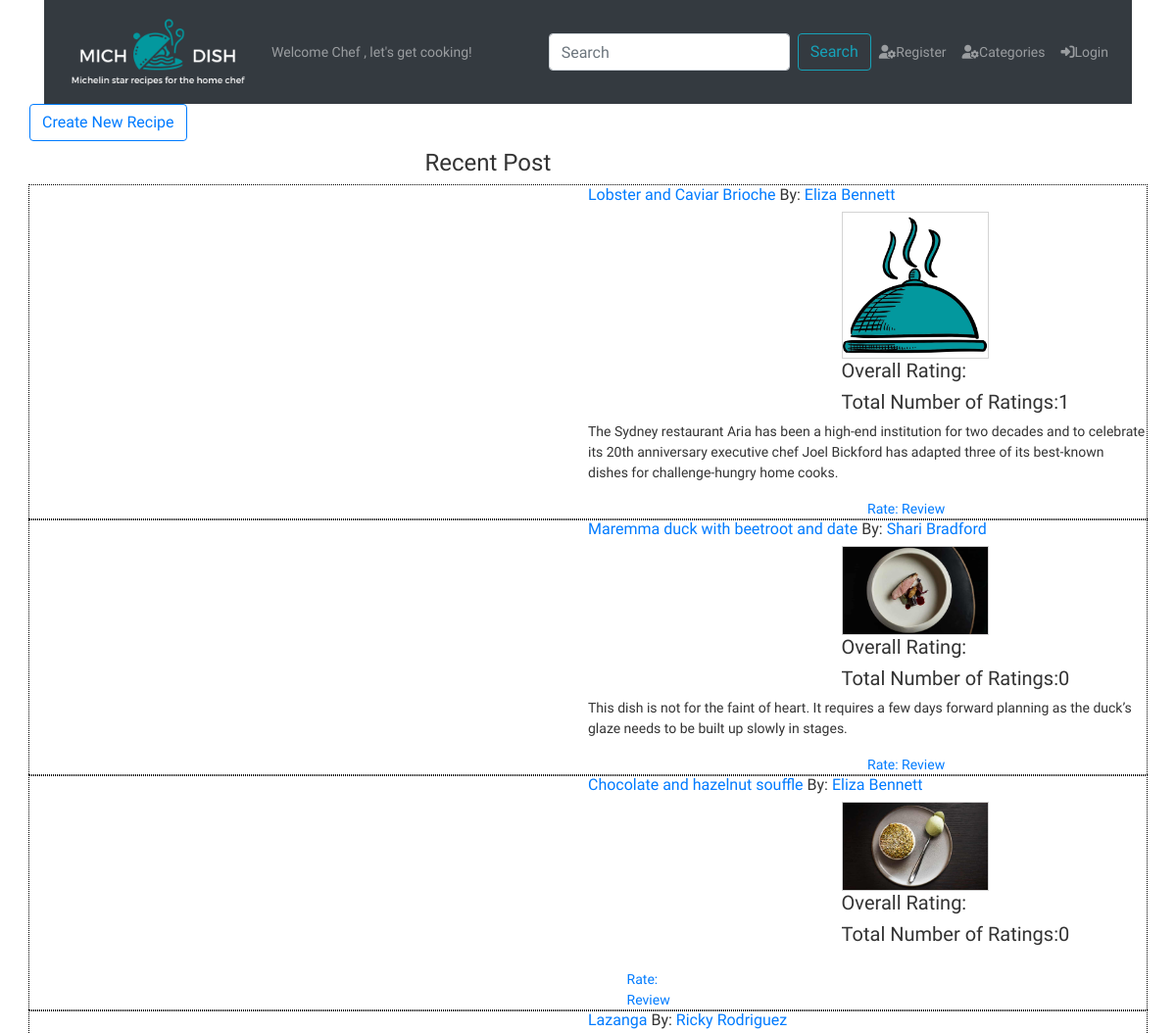
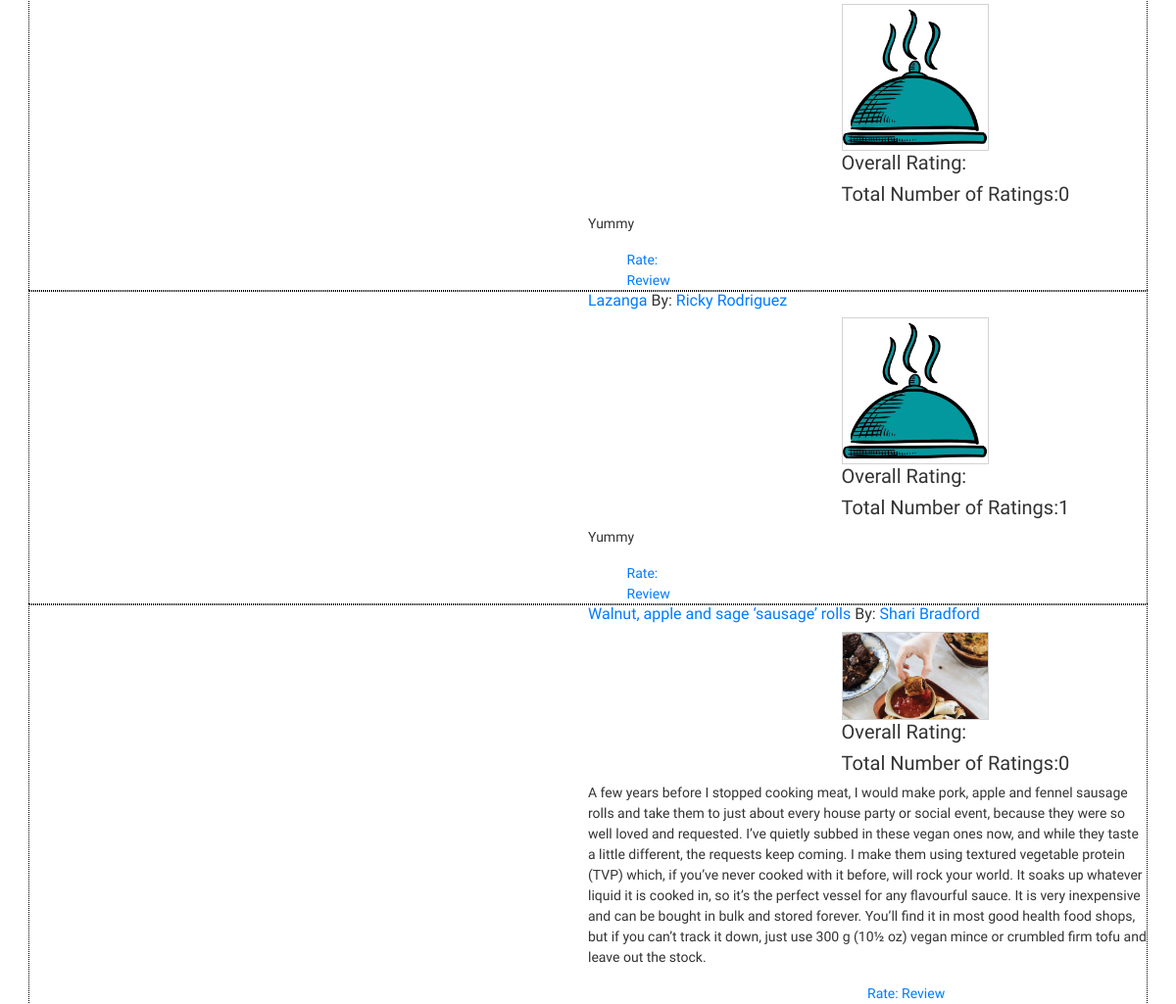
The page / on the database its author committed (2 pictures, top to bottom).
### dish/models.py (models this page shows, shortened)
class Dish(models.Model):
    title = models.CharField(max_length=255)
    recipe = models.TextField(help_text="Instructions for how to make the dish.")
    description = models.TextField(blank=True, help_text="Describe the dish, its history and why you were inspired to make it.")
    ingredients = models.TextField(help_text="Add each ingredient on a new line.")
    prep_time = models.IntegerField(help_text="Prep time in minutes.")
    cook_time = models.IntegerField(help_text="Cook time in minutes.")
    servings = models.IntegerField()
    profile_pic = models.ImageField(
        upload_to=dish_directory_path,
        default= 'dishes/blank-dish.jpg',
        blank=True,
        null=True,
        )
    categories = models.ManyToManyField(Category, related_name='dishes', help_text="Select all categories that apply.")
    poster = models.ForeignKey(User, related_name='user_dishes', on_delete=models.CASCADE)
    user_likes = models.ManyToManyField(User, related_name='liked_dishes')
    created_at = models.DateField(auto_now_add=True)
    updated_at = models.DateField(auto_now=True)

### dish/views.py (the view)
# urls.py: path('', views.index, name="index"),
def index(request):
    dishes = Dish.objects.all() #.order_by('date')
    context = {
        'foo': 'bar',
        'user': request.user,
        'dishes': dishes,
    }
    return render(request, 'dish/dashboard.html', context)

### dish/templates/dish/dashboard.html (shortened to what this page needs)
{% extends 'dish/base.html' %}
{% load static %}
{% block css %}
<link rel="stylesheet" href="{% static 'dish/css/dashboard.css' %}">
{% endblock css %}
{% block profile %}
{% if user.is_authenticated %}
<a href="{% url 'accounts:user_profile' profiled_user_id=user.id %}" class="nav-link"><i class="fas fa-user-cog"></i>Profile</a>
{% else %}
<a href="{% url 'accounts:signup' %}" class="nav-link"><i class="fas fa-user-cog"></i>Register</a>
{% endif %}
{% endblock profile %}
{% block login %}
{% if user.is_authenticated %}
  <a href="{% url 'logout' %}" class="nav-link"><i class="fas fa-sign-out-alt"></i>Logout</a>
  {% else %}
  <a href="{% url 'login' %}" class="nav-link"><i class="fas fa-sign-in-alt"></i>Login</a>
  {% endif %}
{% endblock login %}
{% block content %}
                <div class="row" id="newPost">
                  <div class="title">
                    <h4><a href="/dish/new" class="btn btn-outline-primary">Create New Recipe</a></h4>
                  </div>
                </div>
                <div id="allPost">
                  <div id="title">
                    <h4>Recent Post</h4>
                  </div>
                  {% for dish in dishes %}
                  <div class="row post">
                    <div>
                      <h6><a href="/dish/{{ dish.id }}">{{ dish.title }}</a> By: <a href="{% url 'accounts:user_profile' profiled_user_id=dish.poster.id %}">{{ dish.poster.first_name }} {{ dish.poster.last_name }}</a></h6>
                    </div>
                    <div id="picture">
                      <div>
                        <img src="{{ dish.profile_pic.url }}" alt="Dish Picture Here">
                      </div>
                      <div>
                        <h5>Overall Rating: {{ dish.ratings.avg }} </h5>
                      </div>
                      <div>
                        <h5>Total Number of Ratings:{{ dish.ratings.count }}</h5>
                      </div>
                    </div>
                    <div id="description">
                      <p>{{ dish.description }}</p>
                      <div id="rate">
                        <a href="">Rate: </a>
                        <a href="">Review</a>
                      </div>
                    </div>
                  </div>
                  {% endfor %}
                </div>
{% endblock%}

### dish/static/dish/css/style.css (style rules this page uses)
* { box-sizing: border-box; }
body { margin: 0; padding: 0; font-size: 14px; font-family: "Roboto","Lucida Grande","DejaVu Sans","Bitstream Vera Sans",Verdana,Arial,sans-serif; color: #333; background: #fff; }
#allPost div img { width: 150px; border: 1px solid lightgray; }

### dish/static/dish/css/dashboard.css (style rules this page uses)
#title { display: inline-block; margin-left: 35%; }
.post div { display: inline-block; margin-left: 50%; }
.post { outline: 1pt black dotted; }

### rows shown on the page
Dish: title "Lobster and Caviar Brioche", poster.first_name "Eliza", poster.last_name "Bennett", profile_pic (placeholder picture), ratings.count "1", description "The Sydney restaurant Aria has been a high-end institution for two decades and to celebrate its 20th anniversary executive chef Joel Bickford has adapted three of its best-known dishes for challenge-hungry home cooks."
Dish: title "Maremma duck with beetroot and date", poster.first_name "Shari", poster.last_name "Bradford", profile_pic (picture), ratings.count "0", description "This dish is not for the faint of heart. It requires a few days forward planning as the duck’s glaze needs to be built up slowly in stages."
Dish: title "Chocolate and hazelnut souffle", poster.first_name "Eliza", poster.last_name "Bennett", profile_pic (picture), ratings.count "0"
Dish: title "Lazanga", poster.first_name "Ricky", poster.last_name "Rodriguez", profile_pic (placeholder picture), ratings.count "0", description "Yummy"
Dish: title "Lazanga", poster.first_name "Ricky", poster.last_name "Rodriguez", profile_pic (placeholder picture), ratings.count "1", description "Yummy"
Dish: title "Walnut, apple and sage ‘sausage’ rolls", poster.first_name "Shari", poster.last_name "Bradford", profile_pic (picture), ratings.count "0", description "A few years before I stopped cooking meat, I would make pork, apple and fennel sausage rolls and take them to just about every house party or social event, because they were so well loved and requested. I’ve quietly subbed in these vegan ones now, and while they taste a little different, the requests keep coming. I make them using textured vegetable protein (TVP) which, if you’ve never cooked with it before, will rock your world. It soaks up whatever liquid it is cooked in, so it’s the perfect vessel for any flavourful sauce. It is very inexpensive and can be bought in bulk and stored forever. You’ll find it in most good health food shops, but if you can’t track it down, just use 300 g (10½…"
